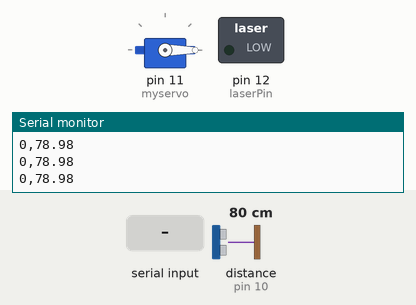
The sketch below on a simulated Arduino Uno, built with avr-gcc and run on an emulated ATmega328P. Shown: servo, switched loads named in the sketch (green lamp = pin HIGH), the last lines printed to the serial monitor. Wiring (inferred from the names in the program): ultrasonic range finder: trigger pin 9; echo pin 10. Inputs (shaded band) come from the test bench; at power-on: distance to the obstacle (sensor on pin 10) 80 cm. The echo pulse lasts 58.3 µs per cm; pins used as bus, display or sensor lines are not drawn.

Above: at 1.2 s.
1.3 s: distance to the obstacle (sensor on pin 10) set to 54 cm
2.8 s: distance to the obstacle (sensor on pin 10) set to 47 cm
At 4.2 s:
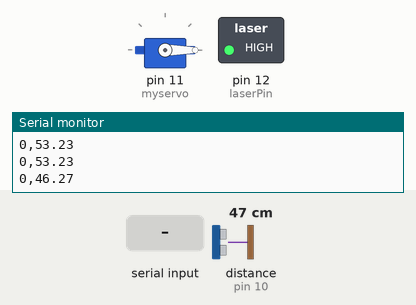
5.8 s: "90,45\n" received over Serial
At 7.3 s:
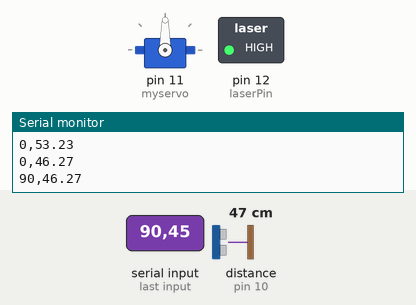
8.3 s: "30,150\n" received over Serial
At 11.7 s:
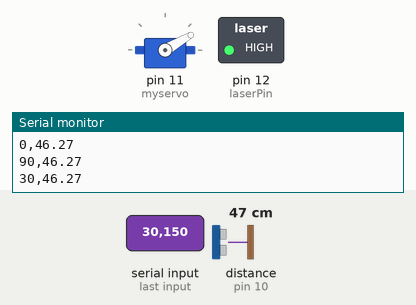
14.3 s: distance to the obstacle (sensor on pin 10) set to 60 cm
At 15.4 s:
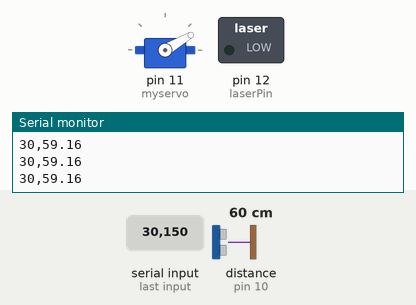
15.8 s: distance to the obstacle (sensor on pin 10) set to 2 cm
At 16.1 s:
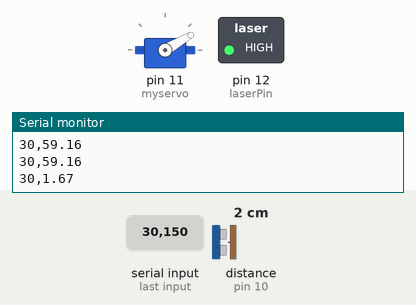
Timing chart, 0 to 19.3 s (numbered marks = the images above; inputs shaded):
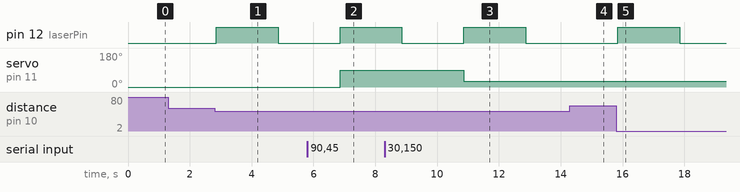

Measured:
- the behaviour switches between 51 and 50 cm on distance to the obstacle (sensor on pin 10) (found by bisection; images 0 and 1)
- after the input at 2.8 s, pin 12 (laserPin): LOW → HIGH after 0.06 s, → LOW 2.0 s later
- after the input at 5.8 s, servo on pin 11 (myservo): 0° → 90° after 1.1 s
- after the input at 8.3 s, servo on pin 11 (myservo): 90° → 30° after 2.6 s
- after the input at 14.3 s, pin 12 (laserPin): stays LOW (without the input it goes to HIGH after 0.57 s)
- after the input at 15.8 s, pin 12 (laserPin): LOW → HIGH after 0.05 s, → LOW 2.0 s later

The sketch:

radar_GUI_qt_laser.ino
```cpp
#include <Servo.h>

// Servo
Servo myservo;

// HC-SR04 ultrasonic sensor
const int trigPin = 9;
const int echoPin = 10;

// Laser
const int laserPin = 12;

long duration;
float distance;
int servoSetting;
bool servoIncreasing = true;

void setup() {
  // Serial
  Serial.begin(9600);

  // Servo
  myservo.attach(11);
  myservo.write(0); // Initialize servo at angle 0

  // HC-SR04
  pinMode(trigPin, OUTPUT);
  pinMode(echoPin, INPUT);

  // Laser
  pinMode(laserPin, OUTPUT);
  digitalWrite(laserPin, LOW); // Ensure the laser is off initially
}

void loop() {
  getDistance();
  readSerialCommand(); // Read command from serial
  outputDistance();

  if (distance < 50) { // Threshold for stopping the servo and turning on the laser
    stopAndActivateLaser();
  } else {
    delay(50);
  }
}

// Function to read servo angle command from serial
void readSerialCommand() {
  if (Serial.available() > 0) {
    String command = Serial.readStringUntil('\n');
    int angle = command.toInt();
    if (angle >= 0 && angle <= 180) {
      myservo.write(angle);
      servoSetting = angle;
    }
  }
}

// Function to get distance from HC-SR04
void getDistance() {
  digitalWrite(trigPin, LOW);
  delayMicroseconds(2);
  digitalWrite(trigPin, HIGH);
  delayMicroseconds(10);
  digitalWrite(trigPin, LOW);
  duration = pulseIn(echoPin, HIGH);
  distance = duration * 0.034 / 2;
}

// Function to output distance to Serial
void outputDistance() {
  Serial.print(servoSetting); // Send servo angle
  Serial.print(",");
  Serial.println(distance);   // Send distance
}

// Function to stop servo and activate laser
void stopAndActivateLaser() {
  digitalWrite(laserPin, HIGH); // Turn on the laser
  delay(2000); // Keep the laser on for 2 seconds
  digitalWrite(laserPin, LOW); // Turn off the laser
  delay(2000); // Wait for 2 seconds before resuming OR delay(0);
}
```
